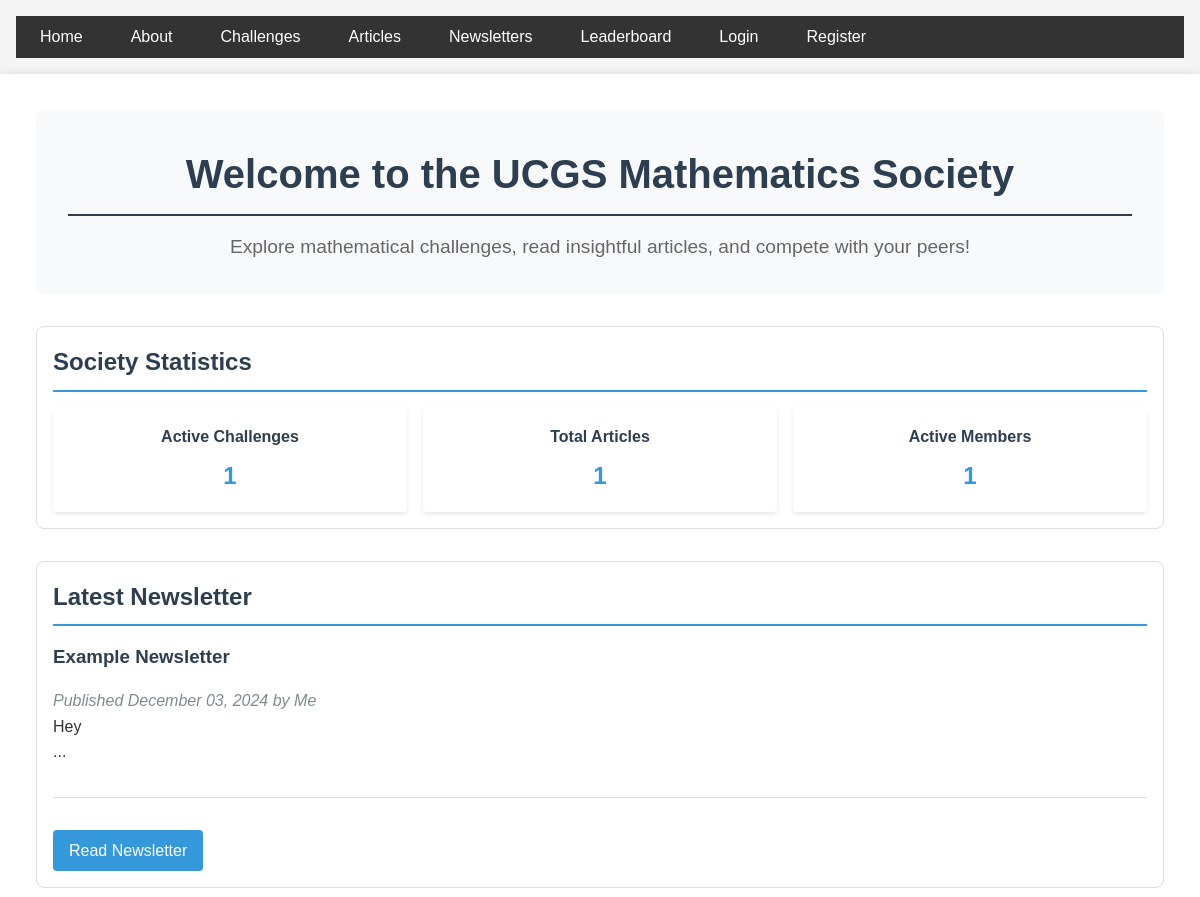
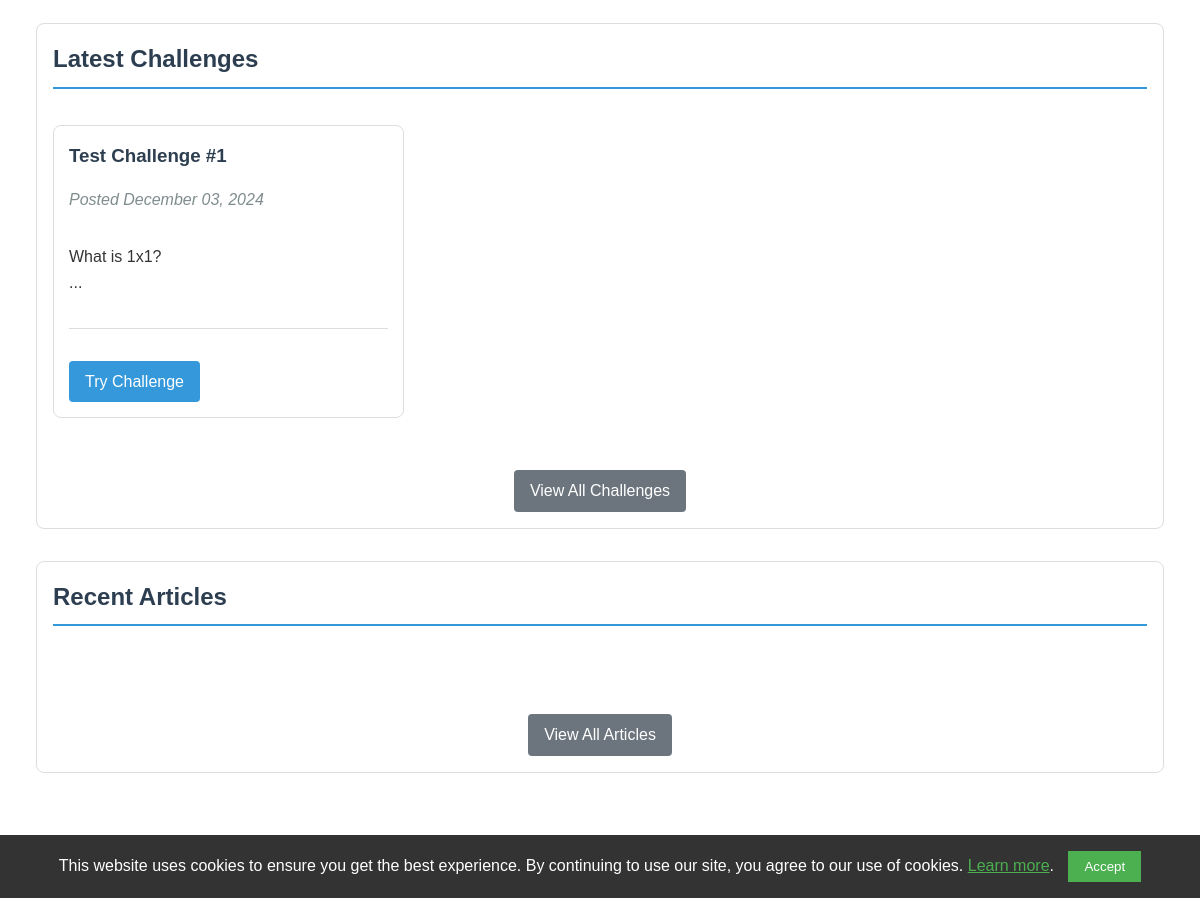
The page /index on the database as committed earlier (2 pictures, top to bottom).
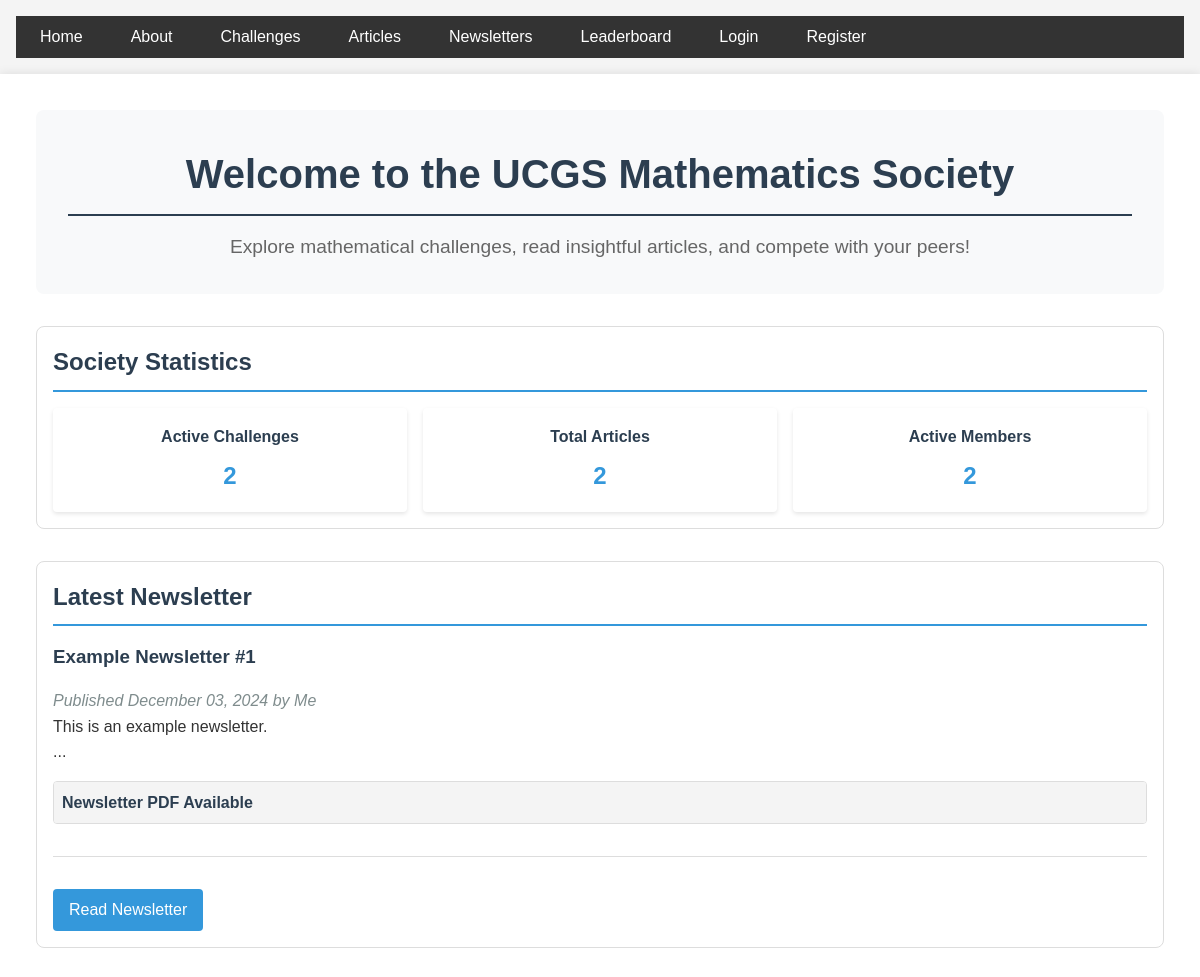
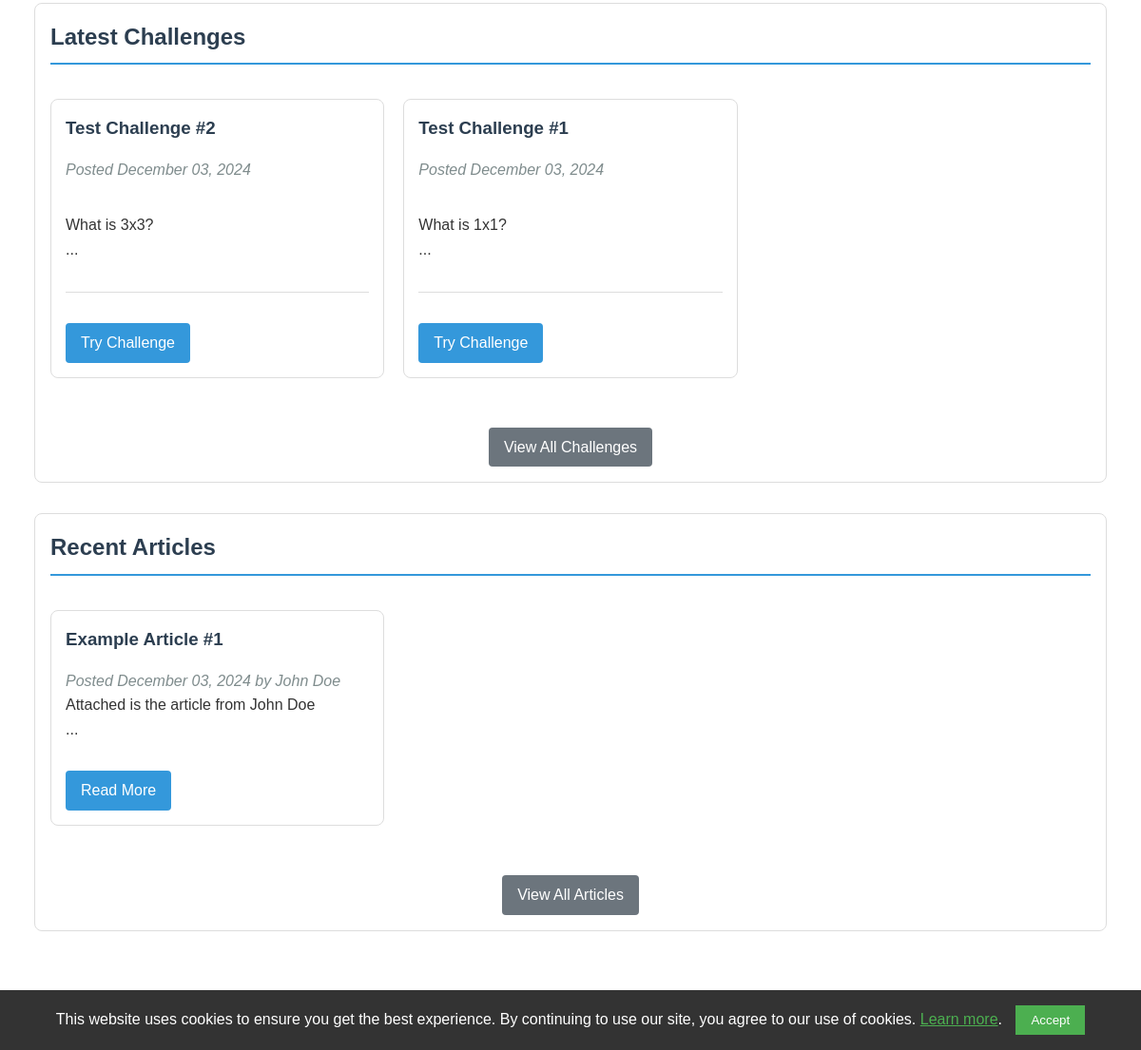
The same page on the database as committed later (2 pictures, top to bottom).
### app/models.py (models this page shows, shortened)
class Article(db.Model):
    id = db.Column(db.Integer, primary_key=True)
    title = db.Column(db.String(100), nullable=False)
    file_url = db.Column(db.String(255))  # This will store the PDF file path
    content = db.Column(db.Text, nullable=False)
    named_creator = db.Column(db.String(100), nullable=True)
    date_posted = db.Column(db.DateTime, nullable=False, default=datetime.utcnow)
    user_id = db.Column(db.Integer, db.ForeignKey('user.id'), nullable=False)
    type = db.Column(db.String(20), default='article', nullable=False)

class Challenge(db.Model):
    id = db.Column(db.Integer, primary_key=True, autoincrement=True)
    title = db.Column(db.String(100), nullable=False)
    content = db.Column(db.Text, nullable=False)
    date_posted = db.Column(db.DateTime, nullable=False, default=datetime.utcnow)
    file_url = db.Column(db.String(100))
    key_stage = db.Column(db.String(3), nullable=False)
    answer_boxes = db.relationship('ChallengeAnswerBox', backref='challenge', lazy=True, cascade='all, delete-orphan')
    submissions = db.relationship('AnswerSubmission', backref='challenge', lazy=True)
    first_correct_submission = db.Column(db.DateTime)

### app/main/routes.py (the view)
@bp.route('/')
@bp.route('/index')
def index():
    try:
        challenges = Challenge.query
        articles = Article.query
        leaderboard_entries = LeaderboardEntry.query
        recent_challenges = Challenge.query.order_by(
                Challenge.date_posted.desc()
            ).limit(3).all()
        recent_articles = Article.query.filter_by(
            type='article'
        ).order_by(Article.date_posted.desc()).limit(3).all()
        top_performers = LeaderboardEntry.query.order_by(
            LeaderboardEntry.score.desc()
        ).limit(5).all()
        latest_newsletter = Article.query.filter_by(
            type='newsletter'
        ).order_by(Article.date_posted.desc()).first()
        return render_template('index.html',
                            challenges=challenges,
                            articles=articles,
                            leaderboard_entries=leaderboard_entries,
                            recent_challenges=recent_challenges,
                            recent_articles=recent_articles,
                            top_performers=top_performers,
                            latest_newsletter=latest_newsletter)
    except SQLAlchemyError as e:
        current_app.logger.error(f"Database error in index route: {str(e)}")
        flash("An error occurred while loading the homepage.", "error")
        return redirect(url_for('main.about'))

### app/templates/index.html (shortened to what this page needs)
{% extends "base.html" %}
{% block content %}
<div class="container home-page">
    <header class="hero-section">
        <h1>Welcome to the UCGS Mathematics Society</h1>
        <p class="hero-subtitle">Explore mathematical challenges, read insightful articles, and compete with your peers!</p>
    </header>
<section class="stats-overview section-container">
    <h2 class="section-title">Society Statistics</h2>
    <div class="stats-grid">
        <div class="stats-card">
            <h3>Active Challenges</h3>
            <p class="stats-number">{{ challenges.count() if challenges else 0 }}</p>
        </div>
        <div class="stats-card">
            <h3>Total Articles</h3>
            <p class="stats-number">{{ articles.count() if articles else 0 }}</p>
        </div>
        <div class="stats-card">
            <h3>Active Members</h3>
            <p class="stats-number">{{ leaderboard_entries.count() if leaderboard_entries else 0 }}</p>
        </div>
    </div>
</section>
<section class="newsletter-preview section-container">
    <h2 class="section-title">Latest Newsletter</h2>
    {% if latest_newsletter %}
    <div class="newsletter-card">
        <h3>{{ latest_newsletter.title }}</h3>
        <p class="meta">
            Published {{ latest_newsletter.date_posted.strftime('%B %d, %Y') }}
            {% if latest_newsletter.named_creator %}
            by {{ latest_newsletter.named_creator }}
            {% endif %}
        </p>
        <p class="newsletter-excerpt">{{ latest_newsletter.content[:200] | safe }}...</p>
        {% if latest_newsletter.file_url %}
        <div class="pdf-preview">
            <h3>Newsletter PDF Available</h3>
        </div>
        {% endif %}
        <div class="challenge-actions">
            <a href="{{ url_for('main.newsletter', id=latest_newsletter.id) }}" class="button">Read Newsletter</a>
        </div>
    </div>
    {% else %}
    <p>No newsletters available at this time.</p>
    {% endif %}
</section>
<section class="recent-challenges section-container">
    <h2 class="section-title">Latest Challenges</h2>
    <div class="challenge-grid">
        {% for challenge in recent_challenges %}
        <div class="challenge-card">
            <h3>{{ challenge.title }}</h3>
            <p class="meta">Posted {{ challenge.date_posted.strftime('%B %d, %Y') }}</p>
            <p class="challenge-content">{{ challenge.content[:150] | safe  }}...</p>
            <div class="challenge-actions">
                <a href="{{ url_for('main.challenge', challenge_id=challenge.id) }}" class="button">Try Challenge</a>
            </div>
        </div>
        {% endfor %}
    </div>
    <div class="view-all-container">
        <a href="{{ url_for('main.challenges') }}" class="button-secondary">View All Challenges</a>
    </div>
</section>
<section class="recent-articles section-container">
    <h2 class="section-title">Recent Articles</h2>
    <div class="article-grid">
        {% for article in recent_articles %}
        <div class="article-card">
            <h3>{{ article.title }}</h3>
            <p class="meta">
                Posted {{ article.date_posted.strftime('%B %d, %Y') }}
                {% if article.named_creator %}
                by {{ article.named_creator }}
                {% endif %}
            </p>
            <p class="article-excerpt">{{ article.content[:150] | safe  }}...</p>
            <div class="article-actions">
                <a href="{{ url_for('main.article', id=article.id) }}" class="button">Read More</a>
            </div>
        </div>
        {% endfor %}
    </div>
    <div class="view-all-container">
        <a href="{{ url_for('main.articles') }}" class="button-secondary">View All Articles</a>
    </div>
</section>
</div>
{% endblock %}

### app/templates/base.html (shortened to what this page needs)
<!DOCTYPE html>
<html lang="en">
<head>
    <link rel="stylesheet" href="{{ url_for('static', filename='css/main.css') }}">
    <link rel="stylesheet" href="https://cdnjs.cloudflare.com/ajax/libs/mathquill/0.10.1/mathquill.min.css">
</head>
<body>
    <header>
        <nav>
            <ul>
                <li><a href="{{ url_for('main.index') }}">Home</a></li>
                <li><a href="{{ url_for('main.about') }}">About</a></li>
                <li><a href="{{ url_for('main.challenges') }}">Challenges</a></li>
                <li><a href="{{ url_for('main.articles') }}">Articles</a></li>
                <li><a href="{{ url_for('main.newsletters') }}">Newsletters</a></li>
                <li><a href="{{ url_for('main.leaderboard') }}">Leaderboard</a></li>
                {% if current_user.is_anonymous %}
                    <li><a href="{{ url_for('auth.login') }}">Login</a></li>
                    <li><a href="{{ url_for('auth.register') }}">Register</a></li>
                {% else %}
                    {% if current_user.is_admin %}
                        <li><a href="{{ url_for('admin.admin_index') }}">Admin</a></li>
                    {% endif %}
                    <li><a href="{{ url_for('profile.profile') }}">Profile - {{current_user.full_name }}</a></li>
                    <li><a href="{{ url_for('auth.logout') }}">Logout</a></li>
                {% endif %}
            </ul>
        </nav>
    </header>
    <main>
        {% block content %}{% endblock %}
    </main>
    <footer>
        <p>&copy; 2024 UCGS Mathematics Society</p>
    </footer>
<div id="cookie-consent-banner" class="cookie-banner">
    <p>
        This website uses cookies to ensure you get the best experience. By continuing to use our site, you agree to our use of cookies.
        <a href="{{ url_for('main.privacy_policy') }}">Learn more</a>.
    </p>
    <button id="accept-cookies" class="cookie-button">Accept</button>
</div>
</body>
</html>

### app/static/css/main.css (style rules this page uses)
* { margin: 0; padding: 0; box-sizing: border-box; }
body { font-family: Arial, sans-serif; line-height: 1.6; color: #333; background-color: #f4f4f4; }
header, main, footer { padding: 1rem; }
main { max-width: 1200px; margin: 0 auto; background-color: #fff; box-shadow: 0 0 10px rgba(0, 0, 0, 0.1); min-height: calc(100vh - 120px); }
h1, h2, h3 { margin-bottom: 1rem; color: #2c3e50; }
h1 { font-size: 2.5rem; border-bottom: 2px solid #2c3e50; padding-bottom: 0.5rem; }
nav ul { list-style-type: none; display: flex; background-color: #333; padding: 0.5rem; }
nav ul li { margin-right: 1rem; }
nav ul li a { color: #fff; text-decoration: none; padding: 0.5rem 1rem; border-radius: 4px; transition: background-color 0.3s; }
a { color: #3498db; text-decoration: none; }
.button { display: inline-block; padding: 0.5rem 1rem; background-color: #3498db; color: #fff; text-decoration: none; border-radius: 4px; transition: background-color 0.3s; margin-top: 1rem; }
footer { text-align: center; padding: 1rem; background-color: #333; color: #fff; }
.challenge-grid { display: grid; grid-template-columns: repeat(auto-fill, minmax(300px, 1fr)); gap: 20px; padding: 20px 0; }
.challenge-card { border: 1px solid #ddd; border-radius: 8px; padding: 15px; transition: transform 0.2s, box-shadow 0.2s; }
.challenge-actions { display: flex; gap: 10px; margin-top: 15px; }
.challenge-content { white-space: pre-wrap; word-wrap: break-word; overflow-wrap: break-word; }
.meta { color: #7f8c8d; font-style: italic; }
.challenge-content { margin-bottom: 2rem; }
.button-secondary { background-color: #6c757d; color: #fff; padding: 0.5rem 1rem; border: none; border-radius: 4px; cursor: pointer; text-decoration: none; display: inline-block; transition: background-color 0.3s; margin-top: 1rem; }
.challenge-actions { display: flex; gap: 1rem; margin-top: 2rem; padding-top: 1rem; border-top: 1px solid #ddd; }
.challenge-actions { margin-top: 2rem; display: flex; gap: 1rem; justify-content: flex-start; }
.article-grid { display: grid; grid-template-columns: repeat(auto-fill, minmax(300px, 1fr)); gap: 20px; padding: 20px 0; }
.article-card { border: 1px solid #ddd; padding: 15px; border-radius: 8px; transition: transform 0.2s, box-shadow 0.2s; }
.article-actions { display: flex; gap: 10px; margin-top: 15px; }
.pdf-preview { margin-top: 1rem; border: 1px solid #ddd; border-radius: 4px; overflow: hidden; }
.pdf-preview h3 { background-color: #f4f4f4; padding: 0.5rem; margin: 0; font-size: 1rem; }
.home-page { max-width: 1200px; margin: 0 auto; padding: 20px; }
.hero-section { text-align: center; margin-bottom: 2rem; padding: 2rem; background-color: #f8f9fa; border-radius: 8px; }
.hero-subtitle { font-size: 1.2rem; color: #666; }
.section-container { margin-bottom: 2rem; padding: 1rem; border: 1px solid #ddd; border-radius: 8px; background-color: #fff; }
.section-title { border-bottom: 2px solid #3498db; padding-bottom: 0.5rem; margin-bottom: 1rem; }
.view-all-container { text-align: center; margin-top: 1rem; }
.stats-grid { display: grid; grid-template-columns: repeat(3, 1fr); gap: 1rem; }
.stats-card .stats-number { font-size: 1.5rem; font-weight: bold; color: #3498db; text-align: center; }
.stats-grid { display: grid; grid-template-columns: repeat(auto-fit, minmax(200px, 1fr)); gap: 1rem; margin-top: 1rem; }
.stats-card { background-color: #fff; padding: 1rem; border-radius: 4px; box-shadow: 0 2px 4px rgba(0,0,0,0.1); text-align: center; }
.stats-card h3 { color: #2c3e50; font-size: 1rem; margin-bottom: 0.5rem; }
.stats-card p { font-size: 1.5rem; font-weight: bold; color: #3498db; }
.cookie-banner { position: fixed; bottom: 0; left: 0; width: 100%; background-color: #333; color: #fff; padding: 1rem; display: none; z-index: 1000; text-align: center; }
.cookie-banner p { margin: 0; display: inline; }
.cookie-banner a { color: #4CAF50; text-decoration: underline; }
.cookie-button { background-color: #4CAF50; color: white; border: none; padding: 0.5rem 1rem; margin-left: 10px; cursor: pointer; }

Rows that differ between the two databases and show on the page:
changed Article "Me": title "Example Newsletter" → "Example Newsletter #1"; content "Hey" → "This is an example newsletter."
added Challenge: title "Test Challenge #2", date_posted "December 03, 2024", content "What is 3x3?"
added Article: title "Example Article #1", date_posted "December 03, 2024", named_creator "John Doe", content "Attached is the article from John Doe"
Other text that changed with them:
{{ challenges.count() if challenges else 0 }}: "1" → "2"
{{ articles.count() if articles else 0 }}: "1" → "2"
{{ leaderboard_entries.count() if leaderboard_entries else 0 }}: "1" → "2"
text now shown: "Newsletter PDF Available"
